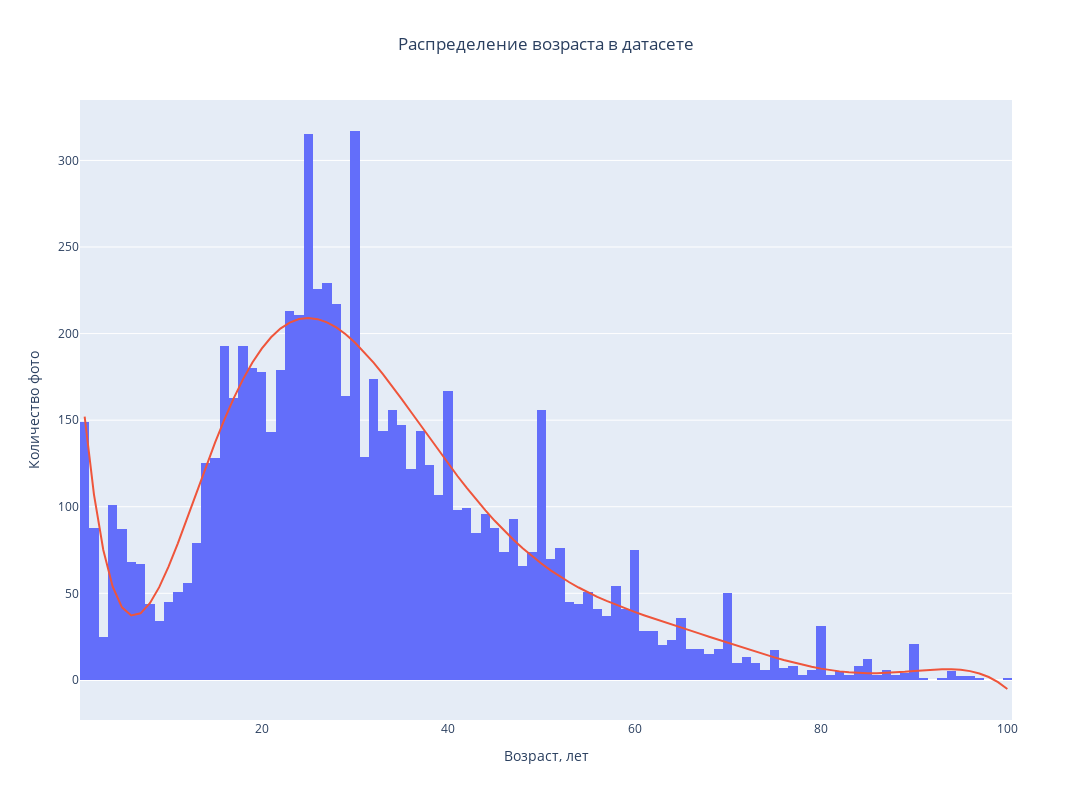

Notebook source saved alongside this figure:
### Code cell
fig=go.Figure()

bin_size = 1
bin_start = 0.5
bin_end = 100

y_values, bin_edges = np.histogram(
    labels.real_age,
    bins=np.arange(bin_start, bin_end + bin_size, bin_size)
    )
x_values = (bin_edges[:-1] + bin_edges[1:]) / 2
coefficients = np.polyfit(x_values, y_values, 8)

x_line = np.linspace(x_values[0], x_values[-1], 100)
y_line = np.polyval(coefficients, x_line)

fig.add_trace(go.Histogram(
    x=labels.real_age,
    xbins=dict(start=bin_start, end=bin_end, size=bin_size)
    ))
fig.add_trace(go.Scatter(x=x_line, y=y_line))

fig.update_layout(
    width=1200,
    height=800,
    showlegend=False,
    xaxis_title='Возраст, лет',
    yaxis_title='Количество фото',
    title=dict(
        text='Распределение возраста в датасете',
        x=.5
        ))
fig.show()
print('Описательная статистика распределения возраста:')
labels.real_age.describe()

### Figure 1 — Plotly figure (JSON) as saved in the notebook; plotly's stock layout.template omitted (floating-point values rounded to 4 significant figures; data arrays with more than 128 entries replaced by an {"elided": "..."} marker saying what was removed)
{"data": [{"type": "histogram", "x": {"elided": "7591 int values"}, "xbins": {"end": 100, "size": 1, "start": 0.5}}, {"type": "scatter", "x": [1, 2, 3, 4, 5, 6, 7, 8, 9, 10, 11, 12, 13, 14, 15, 16, 17, 18, 19, 20, 21, 22, 23, 24, 25, 26, 27, 28, 29, 30, 31, 32, 33, 34, 35, 36, 37, 38, 39, 40, 41, 42, 43, 44, 45, 46, 47, 48, 49, 50, 51, 52, 53, 54, 55, 56, 57, 58, 59, 60, 61, 62, 63, 64, 65, 66, 67, 68, 69, 70, 71, 72, 73, 74, 75, 76, 77, 78, 79, 80, 81, 82, 83, 84, 85, 86, 87, 88, 89, 90, 91, 92, 93, 94, 95, 96, 97, 98, 99, 100], "y": [152.0, 107.0, 75.06, 53.98, 41.93, 37.24, 38.44, 44.26, 53.56, 65.37, 78.87, 93.34, 108.2, 122.9, 137.1, 150.5, 162.7, 173.7, 183.3, 191.3, 197.9, 202.9, 206.3, 208.4, 209.0, 208.3, 206.5, 203.5, 199.6, 194.8, 189.3, 183.2, 176.6, 169.6, 162.3, 154.9, 147.3, 139.8, 132.3, 124.9, 117.8, 110.8, 104.2, 97.86, 91.87, 86.22, 80.93, 75.99, 71.42, 67.18, 63.28, 59.69, 56.38, 53.35, 50.56, 47.98, 45.59, 43.36, 41.26, 39.27, 37.36, 35.52, 33.73, 31.96, 30.2, 28.45, 26.71, 24.95, 23.2, 21.44, 19.69, 17.96, 16.26, 14.6, 13.0, 11.47, 10.04, 8.727, 7.541, 6.502, 5.623, 4.916, 4.387, 4.04, 3.872, 3.873, 4.029, 4.313, 4.694, 5.129, 5.563, 5.934, 6.164, 6.165, 5.836, 5.061, 3.713, 1.649, -1.286, -5.262]}], "layout": {"height": 800, "showlegend": false, "title": {"text": "Распределение возраста в датасете", "x": 0.5}, "width": 1200, "xaxis": {"title": {"text": "Возраст, лет"}}, "yaxis": {"title": {"text": "Количество фото"}}}}
